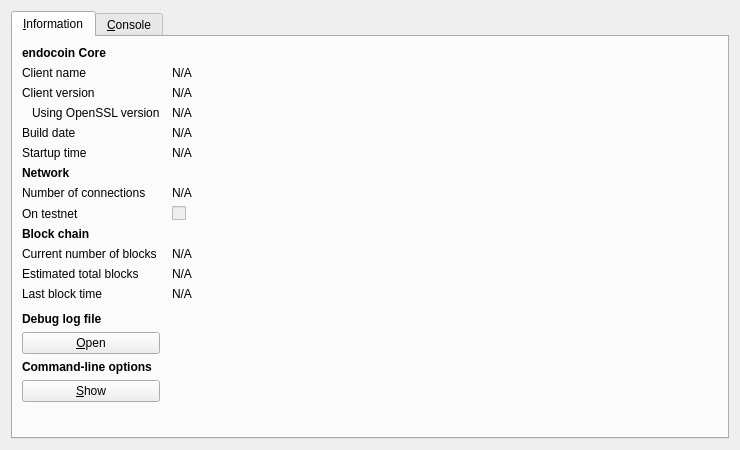
<?xml version="1.0" encoding="UTF-8"?>
<ui version="4.0">
 <class>RPCConsole</class>
 <widget class="QDialog" name="RPCConsole">
  <property name="geometry">
   <rect>
    <x>0</x>
    <y>0</y>
    <width>740</width>
    <height>450</height>
   </rect>
  </property>
  <property name="windowTitle">
   <string>endocoin - Debug window</string>
  </property>
  <layout class="QVBoxLayout" name="verticalLayout_2">
   <item>
    <widget class="QTabWidget" name="tabWidget">
     <property name="currentIndex">
      <number>0</number>
     </property>
     <widget class="QWidget" name="tab_info">
      <attribute name="title">
       <string>&amp;Information</string>
      </attribute>
      <layout class="QGridLayout" name="gridLayout" columnstretch="0,1">
       <property name="horizontalSpacing">
        <number>12</number>
       </property>
       <item row="0" column="0">
        <widget class="QLabel" name="label_9">
         <property name="font">
          <font>
           <weight>75</weight>
           <bold>true</bold>
          </font>
         </property>
         <property name="text">
          <string>endocoin Core</string>
         </property>
        </widget>
       </item>
       <item row="1" column="0">
        <widget class="QLabel" name="label_5">
         <property name="text">
          <string>Client name</string>
         </property>
        </widget>
       </item>
       <item row="1" column="1">
        <widget class="QLabel" name="clientName">
         <property name="cursor">
          <cursorShape>IBeamCursor</cursorShape>
         </property>
         <property name="text">
          <string>N/A</string>
         </property>
         <property name="textFormat">
          <enum>Qt::PlainText</enum>
         </property>
         <property name="textInteractionFlags">
          <set>Qt::LinksAccessibleByMouse|Qt::TextSelectableByKeyboard|Qt::TextSelectableByMouse</set>
         </property>
        </widget>
       </item>
       <item row="2" column="0">
        <widget class="QLabel" name="label_6">
         <property name="text">
          <string>Client version</string>
         </property>
        </widget>
       </item>
       <item row="2" column="1">
        <widget class="QLabel" name="clientVersion">
         <property name="cursor">
          <cursorShape>IBeamCursor</cursorShape>
         </property>
         <property name="text">
          <string>N/A</string>
         </property>
         <property name="textFormat">
          <enum>Qt::PlainText</enum>
         </property>
         <property name="textInteractionFlags">
          <set>Qt::LinksAccessibleByMouse|Qt::TextSelectableByKeyboard|Qt::TextSelectableByMouse</set>
         </property>
        </widget>
       </item>
       <item row="3" column="0">
        <widget class="QLabel" name="label_14">
         <property name="text">
          <string>Using OpenSSL version</string>
         </property>
         <property name="indent">
          <number>10</number>
         </property>
        </widget>
       </item>
       <item row="3" column="1">
        <widget class="QLabel" name="openSSLVersion">
         <property name="cursor">
          <cursorShape>IBeamCursor</cursorShape>
         </property>
         <property name="text">
          <string>N/A</string>
         </property>
         <property name="textFormat">
          <enum>Qt::PlainText</enum>
         </property>
         <property name="textInteractionFlags">
          <set>Qt::LinksAccessibleByMouse|Qt::TextSelectableByKeyboard|Qt::TextSelectableByMouse</set>
         </property>
        </widget>
       </item>
       <item row="4" column="0">
        <widget class="QLabel" name="label_12">
         <property name="text">
          <string>Build date</string>
         </property>
        </widget>
       </item>
       <item row="4" column="1">
        <widget class="QLabel" name="buildDate">
         <property name="cursor">
          <cursorShape>IBeamCursor</cursorShape>
         </property>
         <property name="text">
          <string>N/A</string>
         </property>
         <property name="textFormat">
          <enum>Qt::PlainText</enum>
         </property>
         <property name="textInteractionFlags">
          <set>Qt::LinksAccessibleByMouse|Qt::TextSelectableByKeyboard|Qt::TextSelectableByMouse</set>
         </property>
        </widget>
       </item>
       <item row="5" column="0">
        <widget class="QLabel" name="label_13">
         <property name="text">
          <string>Startup time</string>
         </property>
        </widget>
       </item>
       <item row="5" column="1">
        <widget class="QLabel" name="startupTime">
         <property name="cursor">
          <cursorShape>IBeamCursor</cursorShape>
         </property>
         <property name="text">
          <string>N/A</string>
         </property>
         <property name="textFormat">
          <enum>Qt::PlainText</enum>
         </property>
         <property name="textInteractionFlags">
          <set>Qt::LinksAccessibleByMouse|Qt::TextSelectableByKeyboard|Qt::TextSelectableByMouse</set>
         </property>
        </widget>
       </item>
       <item row="6" column="0">
        <widget class="QLabel" name="label_11">
         <property name="font">
          <font>
           <weight>75</weight>
           <bold>true</bold>
          </font>
         </property>
         <property name="text">
          <string>Network</string>
         </property>
        </widget>
       </item>
       <item row="7" column="0">
        <widget class="QLabel" name="label_7">
         <property name="text">
          <string>Number of connections</string>
         </property>
        </widget>
       </item>
       <item row="7" column="1">
        <widget class="QLabel" name="numberOfConnections">
         <property name="cursor">
          <cursorShape>IBeamCursor</cursorShape>
         </property>
         <property name="text">
          <string>N/A</string>
         </property>
         <property name="textFormat">
          <enum>Qt::PlainText</enum>
         </property>
         <property name="textInteractionFlags">
          <set>Qt::LinksAccessibleByMouse|Qt::TextSelectableByKeyboard|Qt::TextSelectableByMouse</set>
         </property>
        </widget>
       </item>
       <item row="8" column="0">
        <widget class="QLabel" name="label_8">
         <property name="text">
          <string>On testnet</string>
         </property>
        </widget>
       </item>
       <item row="8" column="1">
        <widget class="QCheckBox" name="isTestNet">
         <property name="enabled">
          <bool>false</bool>
         </property>
         <property name="text">
          <string/>
         </property>
        </widget>
       </item>
       <item row="9" column="0">
        <widget class="QLabel" name="label_10">
         <property name="font">
          <font>
           <weight>75</weight>
           <bold>true</bold>
          </font>
         </property>
         <property name="text">
          <string>Block chain</string>
         </property>
        </widget>
       </item>
       <item row="10" column="0">
        <widget class="QLabel" name="label_3">
         <property name="text">
          <string>Current number of blocks</string>
         </property>
        </widget>
       </item>
       <item row="10" column="1">
        <widget class="QLabel" name="numberOfBlocks">
         <property name="cursor">
          <cursorShape>IBeamCursor</cursorShape>
         </property>
         <property name="text">
          <string>N/A</string>
         </property>
         <property name="textFormat">
          <enum>Qt::PlainText</enum>
         </property>
         <property name="textInteractionFlags">
          <set>Qt::LinksAccessibleByMouse|Qt::TextSelectableByKeyboard|Qt::TextSelectableByMouse</set>
         </property>
        </widget>
       </item>
       <item row="11" column="0">
        <widget class="QLabel" name="label_4">
         <property name="text">
          <string>Estimated total blocks</string>
         </property>
        </widget>
       </item>
       <item row="11" column="1">
        <widget class="QLabel" name="totalBlocks">
         <property name="cursor">
          <cursorShape>IBeamCursor</cursorShape>
         </property>
         <property name="text">
          <string>N/A</string>
         </property>
         <property name="textFormat">
          <enum>Qt::PlainText</enum>
         </property>
         <property name="textInteractionFlags">
          <set>Qt::LinksAccessibleByMouse|Qt::TextSelectableByKeyboard|Qt::TextSelectableByMouse</set>
         </property>
        </widget>
       </item>
       <item row="12" column="0">
        <widget class="QLabel" name="label_2">
         <property name="text">
          <string>Last block time</string>
         </property>
        </widget>
       </item>
       <item row="12" column="1">
        <widget class="QLabel" name="lastBlockTime">
         <property name="cursor">
          <cursorShape>IBeamCursor</cursorShape>
         </property>
         <property name="text">
          <string>N/A</string>
         </property>
         <property name="textFormat">
          <enum>Qt::PlainText</enum>
         </property>
         <property name="textInteractionFlags">
          <set>Qt::LinksAccessibleByMouse|Qt::TextSelectableByKeyboard|Qt::TextSelectableByMouse</set>
         </property>
        </widget>
       </item>
       <item row="13" column="0">
        <spacer name="verticalSpacer_2">
         <property name="orientation">
          <enum>Qt::Vertical</enum>
         </property>
         <property name="sizeHint" stdset="0">
          <size>
           <width>20</width>
           <height>20</height>
          </size>
         </property>
        </spacer>
       </item>
       <item row="14" column="0">
        <widget class="QLabel" name="labelDebugLogfile">
         <property name="font">
          <font>
           <weight>75</weight>
           <bold>true</bold>
          </font>
         </property>
         <property name="text">
          <string>Debug log file</string>
         </property>
        </widget>
       </item>
       <item row="15" column="0">
        <widget class="QPushButton" name="openDebugLogfileButton">
         <property name="toolTip">
          <string>Open the endocoin debug log file from the current data directory. This can take a few seconds for large log files.</string>
         </property>
         <property name="text">
          <string>&amp;Open</string>
         </property>
         <property name="autoDefault">
          <bool>false</bool>
         </property>
        </widget>
       </item>
       <item row="16" column="0">
        <widget class="QLabel" name="labelCLOptions">
         <property name="font">
          <font>
           <weight>75</weight>
           <bold>true</bold>
          </font>
         </property>
         <property name="text">
          <string>Command-line options</string>
         </property>
        </widget>
       </item>
       <item row="17" column="0">
        <widget class="QPushButton" name="showCLOptionsButton">
         <property name="toolTip">
          <string>Show the endocoin-Qt help message to get a list with possible endocoin command-line options.</string>
         </property>
         <property name="text">
          <string>&amp;Show</string>
         </property>
         <property name="autoDefault">
          <bool>false</bool>
         </property>
        </widget>
       </item>
       <item row="18" column="0">
        <spacer name="verticalSpacer">
         <property name="orientation">
          <enum>Qt::Vertical</enum>
         </property>
         <property name="sizeHint" stdset="0">
          <size>
           <width>20</width>
           <height>40</height>
          </size>
         </property>
        </spacer>
       </item>
      </layout>
     </widget>
     <widget class="QWidget" name="tab_console">
      <attribute name="title">
       <string>&amp;Console</string>
      </attribute>
      <layout class="QVBoxLayout" name="verticalLayout_3">
       <property name="spacing">
        <number>3</number>
       </property>
       <item>
        <widget class="QTextEdit" name="messagesWidget">
         <property name="minimumSize">
          <size>
           <width>0</width>
           <height>100</height>
          </size>
         </property>
         <property name="readOnly">
          <bool>true</bool>
         </property>
         <property name="tabKeyNavigation" stdset="0">
          <bool>false</bool>
         </property>
         <property name="columnCount" stdset="0">
          <number>2</number>
         </property>
        </widget>
       </item>
       <item>
        <layout class="QHBoxLayout" name="horizontalLayout">
         <property name="spacing">
          <number>3</number>
         </property>
         <item>
          <widget class="QLabel" name="label">
           <property name="text">
            <string notr="true">&gt;</string>
           </property>
          </widget>
         </item>
         <item>
          <widget class="QLineEdit" name="lineEdit"/>
         </item>
         <item>
          <widget class="QPushButton" name="clearButton">
           <property name="maximumSize">
            <size>
             <width>24</width>
             <height>24</height>
            </size>
           </property>
           <property name="toolTip">
            <string>Clear console</string>
           </property>
           <property name="text">
            <string/>
           </property>
           <property name="icon">
            <iconset resource="../bitcoin.qrc">
             <normaloff>:/icons/remove</normaloff>:/icons/remove</iconset>
           </property>
           <property name="shortcut">
            <string notr="true">Ctrl+L</string>
           </property>
           <property name="autoDefault">
            <bool>false</bool>
           </property>
          </widget>
         </item>
        </layout>
       </item>
      </layout>
     </widget>
    </widget>
   </item>
  </layout>
 </widget>
 <resources>
  <include location="../bitcoin.qrc"/>
 </resources>
 <connections/>
</ui>
